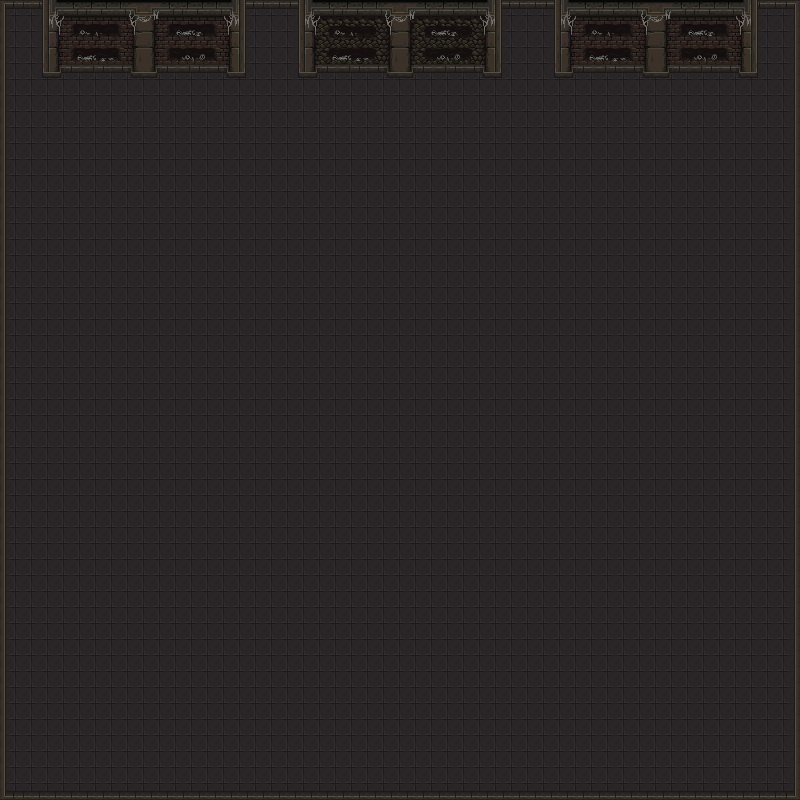

Tiled map render using the project's own tile images. Description and the map definition, with tile-layer contents summarised, below:
An orthogonal 50x50 tile map with 16x16 px tiles, 3 tile layers (Tilelaag 3, Tilelaag 2, Tilelaag 1) and 16 objects.

<map version="1.10" tiledversion="1.11.0" orientation="orthogonal" renderorder="right-down" width="50" height="50" tilewidth="16" tileheight="16" infinite="0" nextlayerid="7" nextobjectid="19">
 <editorsettings>
  <chunksize width="32" height="32" />
 </editorsettings>
 <tileset firstgid="1" source="tiled/levelbuild.tsx" />
 <layer id="5" name="Tilelaag 3" width="50" height="50">
  <data>[2500 cells, 6 non-empty, 1 distinct tile ids]</data>
 </layer>
 <layer id="4" name="Tilelaag 2" width="50" height="50">
  <data>[2500 cells, 224 non-empty, 3 distinct tile ids]</data>
 </layer>
 <layer id="3" name="Tilelaag 1" width="50" height="50">
  <data>[2500 cells, 2500 non-empty, 145 distinct tile ids]</data>
 </layer>
 <objectgroup id="6" name="Collisions">
  <object id="1" x="0.181818" y="0.485333" width="800" height="6.96967">
   <properties>
    <property name="collisions" type="bool" value="true" />
   </properties>
  </object>
  <object id="2" x="794.727" y="7.09091" width="6" height="793.273">
   <properties>
    <property name="collisions" type="bool" value="true" />
   </properties>
  </object>
  <object id="3" x="-17.8182" y="792.727" width="812" height="5.93967">
   <properties>
    <property name="collisions" type="bool" value="true" />
   </properties>
  </object>
  <object id="4" x="0.667" y="0" width="4.606" height="791.818">
   <properties>
    <property name="collisions" type="bool" value="true" />
   </properties>
  </object>
  <object id="5" x="43.0909" y="-0.181818" width="201.818" height="72.5455">
   <properties>
    <property name="collisions" type="bool" value="true" />
   </properties>
  </object>
  <object id="6" x="227.636" y="71.8182" width="18" height="6">
   <properties>
    <property name="collisions" type="bool" value="true" />
   </properties>
  </object>
  <object id="7" x="131.455" y="72.3636" width="25.2727" height="4.72727">
   <properties>
    <property name="collisions" type="bool" value="true" />
   </properties>
  </object>
  <object id="8" x="42.9091" y="72.3636" width="18.5455" height="4.90909">
   <properties>
    <property name="collisions" type="bool" value="true" />
   </properties>
  </object>
  <object id="9" x="298.545" y="-0.363636" width="202.727" height="72.7273">
   <properties>
    <property name="collisions" type="bool" value="true" />
   </properties>
  </object>
  <object id="11" x="483.091" y="65.8182" width="18.9091" height="12.1818">
   <properties>
    <property name="collisions" type="bool" value="true" />
   </properties>
  </object>
  <object id="12" x="386.909" y="59.4545" width="25.4545" height="17.4545">
   <properties>
    <property name="collisions" type="bool" value="true" />
   </properties>
  </object>
  <object id="13" x="298.364" y="62.3636" width="18" height="15.6364">
   <properties>
    <property name="collisions" type="bool" value="true" />
   </properties>
  </object>
  <object id="14" x="555.636" y="0" width="201.091" height="72.1818">
   <properties>
    <property name="collisions" type="bool" value="true" />
   </properties>
  </object>
  <object id="16" x="554.364" y="65.6364" width="18.9091" height="11.8182">
   <properties>
    <property name="collisions" type="bool" value="true" />
   </properties>
  </object>
  <object id="17" x="643.455" y="70.1818" width="25.6364" height="7.09091">
   <properties>
    <property name="collisions" type="bool" value="true" />
   </properties>
  </object>
  <object id="18" x="739.273" y="70.1818" width="18.5455" height="7.63636">
   <properties>
    <property name="collisions" type="bool" value="true" />
   </properties>
  </object>
 </objectgroup>
</map>
